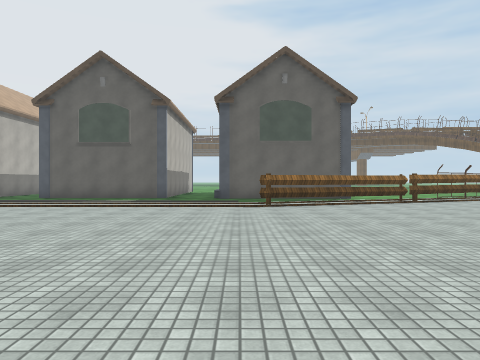
[1] (above)

22 first-person views from a walk through a scene from a Unity 3-D project. The camera is 1.3 m above the floor, looks level and sees 70° across. The floor is counted in squares, 2 m on a side. Each view is taken from the middle of a square. On the plan, view 1 faces up. The plan holds only what a view shows up to about 10 squares ahead; the rest is blank. The place goes on beyond the plan. The player character is not drawn. Some surface patterns are stand-ins.

[2]
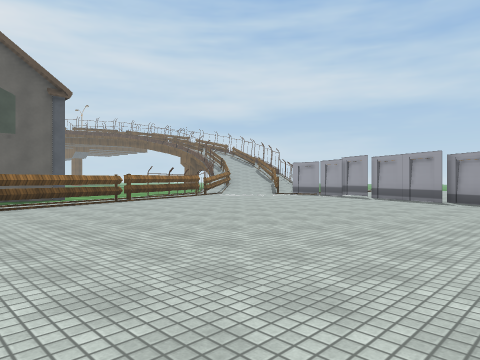

[3]
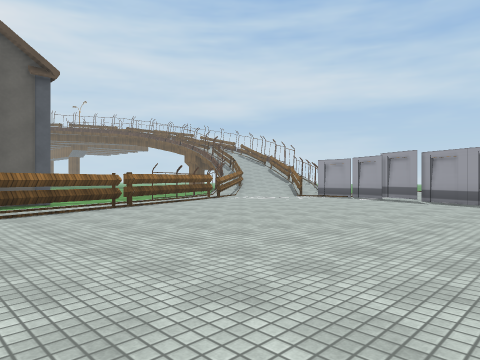

[4]
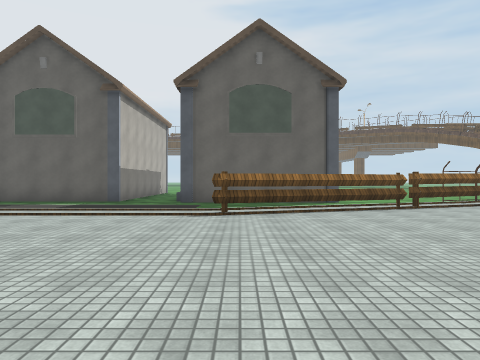

[5]
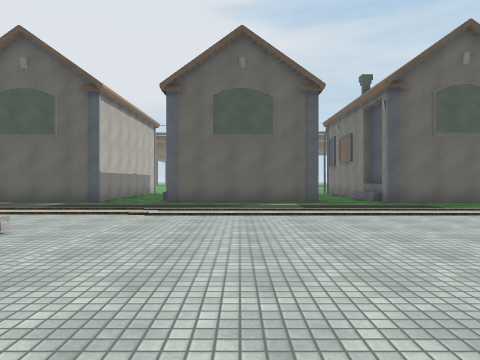

[6]
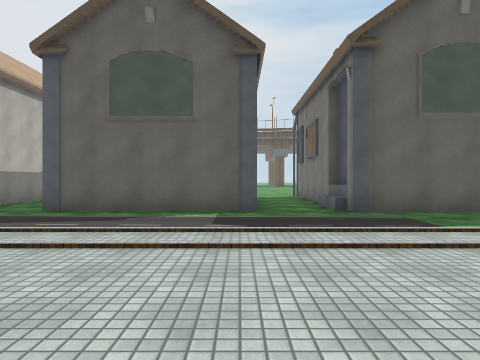

[7]
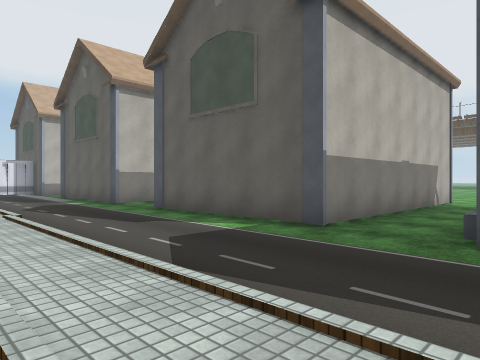

[8]
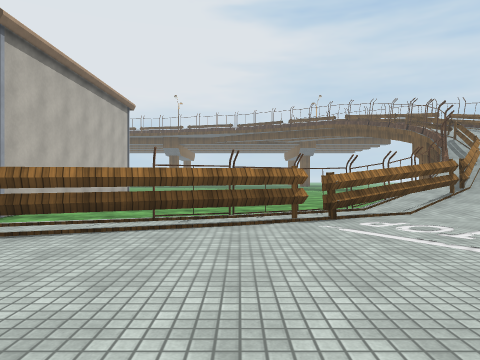

[9]
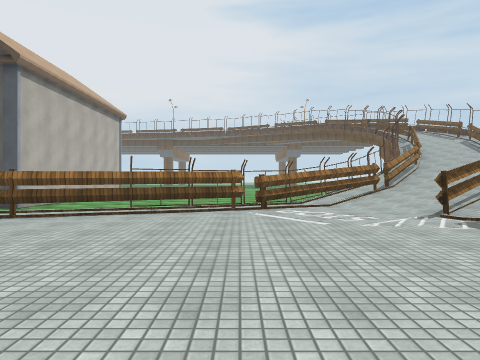

[10]
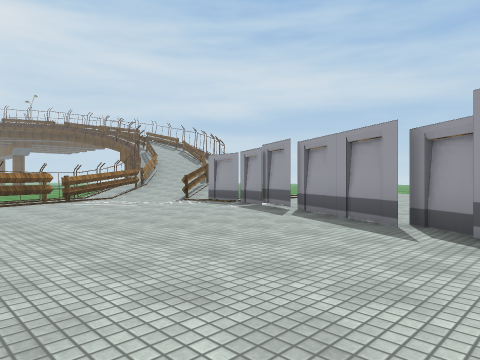

[11]
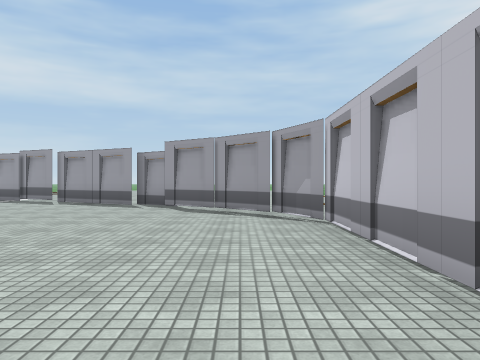

[12]
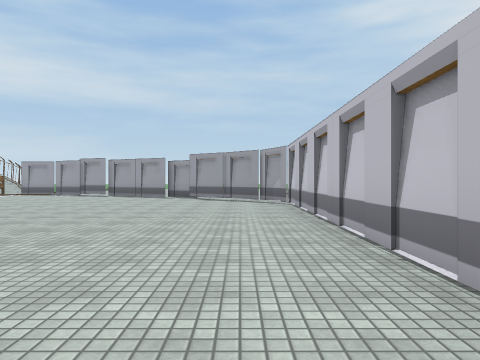

[13]
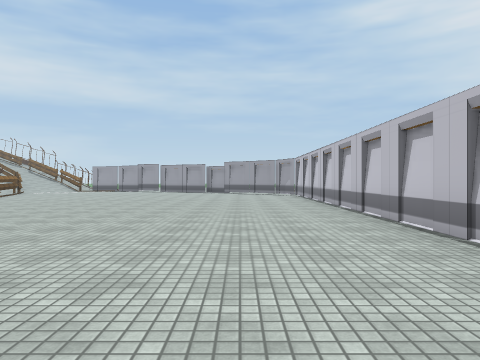

[14]
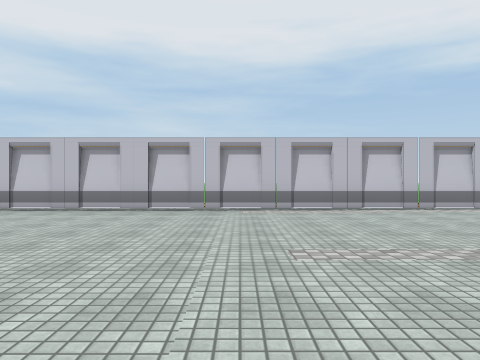

[15]
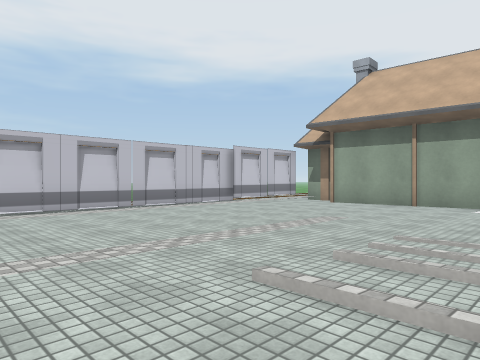

[16]
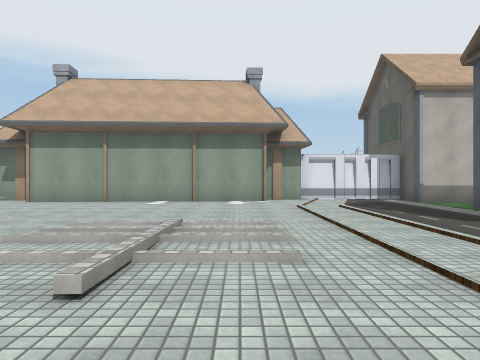

[17]
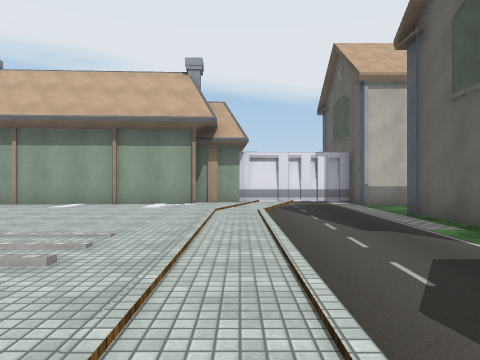

[18]
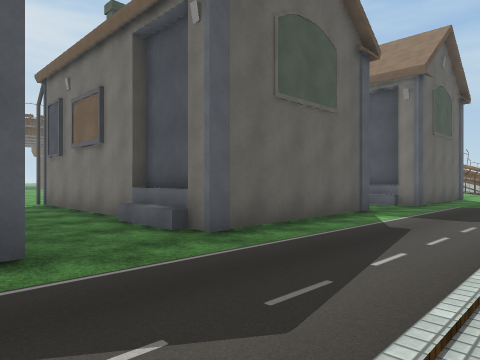

[19]
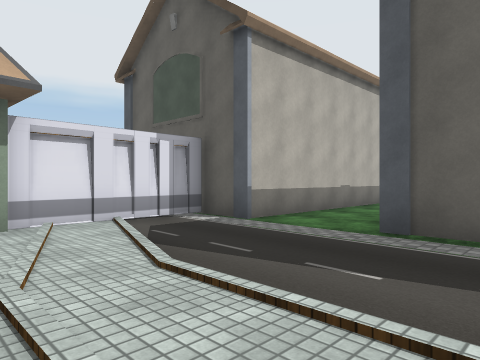

[20]
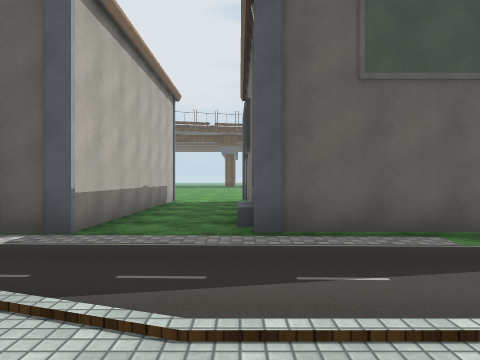

[21]
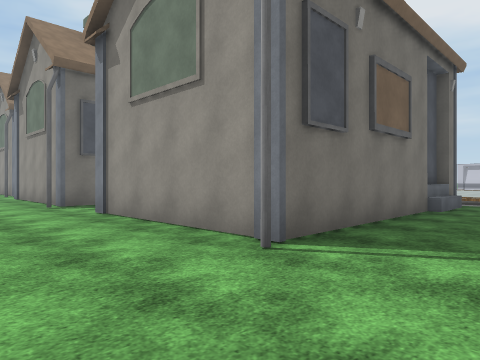

[22]
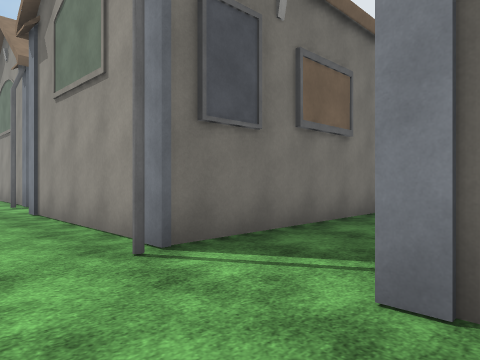

### Floor plan
Key: @ floor where view 1 was taken; # wall or solid block; . floor; / step, stairs or slope; = window, fence, low wall or low ledge; T thing the floor can be seen under or through; O other object.
Columns run from 17 left of view 1 to 12 right of it. Each row starts with its distance up from view 1.
 22  ....
 21  ..........
 20  ...............
 19   .OOOOOO.OOOOO.OOOO
 18  O.O    ..O   O.
 17  O.O     .O   O.
 16  O.O     .O   O.     O
 15  O.O    ..O   O..    O   ....#
 14  O.O    ..O   O.OO   O......OO
 13  O.O    O.O...O.OO   O.....O##
 12 .................OOOOO..OOTT./
 11 ........................TTT...
 10 .//..................TTTT.....
  9 #.................TTTT........
  8 O.............................
  7  ......./.....................
  6  #....////...................#
  5  =....../....................#
  4  #..........................##
  3  #..........................#.
  2  #.........................##
  1  #........................##
  0 O//////////......@.......##.
 -1    ##TTTTTTTTTTTT#########.
 -2     ............

Positions as (right, up) in squares from view 1, and headings:
1: (0, 0), facing up
2: (0, 0), facing up-right
3: (1, 2), facing up-right
4: (1, 2), facing up
5: (-5, 2), facing up
6: (-3, 5), facing up
7: (0, 8), facing up-left
8: (8, 6), facing up
9: (9, 4), facing up
10: (6, 1), facing up-right
11: (2, 0), facing right
12: (-2, 0), facing right
13: (-7, 1), facing right
14: (-7, 6), facing down
15: (-7, 6), facing down-left
16: (-6, 7), facing left
17: (-7, 9), facing left
18: (-10, 9), facing up-right
19: (-12, 8), facing up-left
20: (-14, 8), facing up
21: (-16, 22), facing down-right
22: (-10, 21), facing down-right
